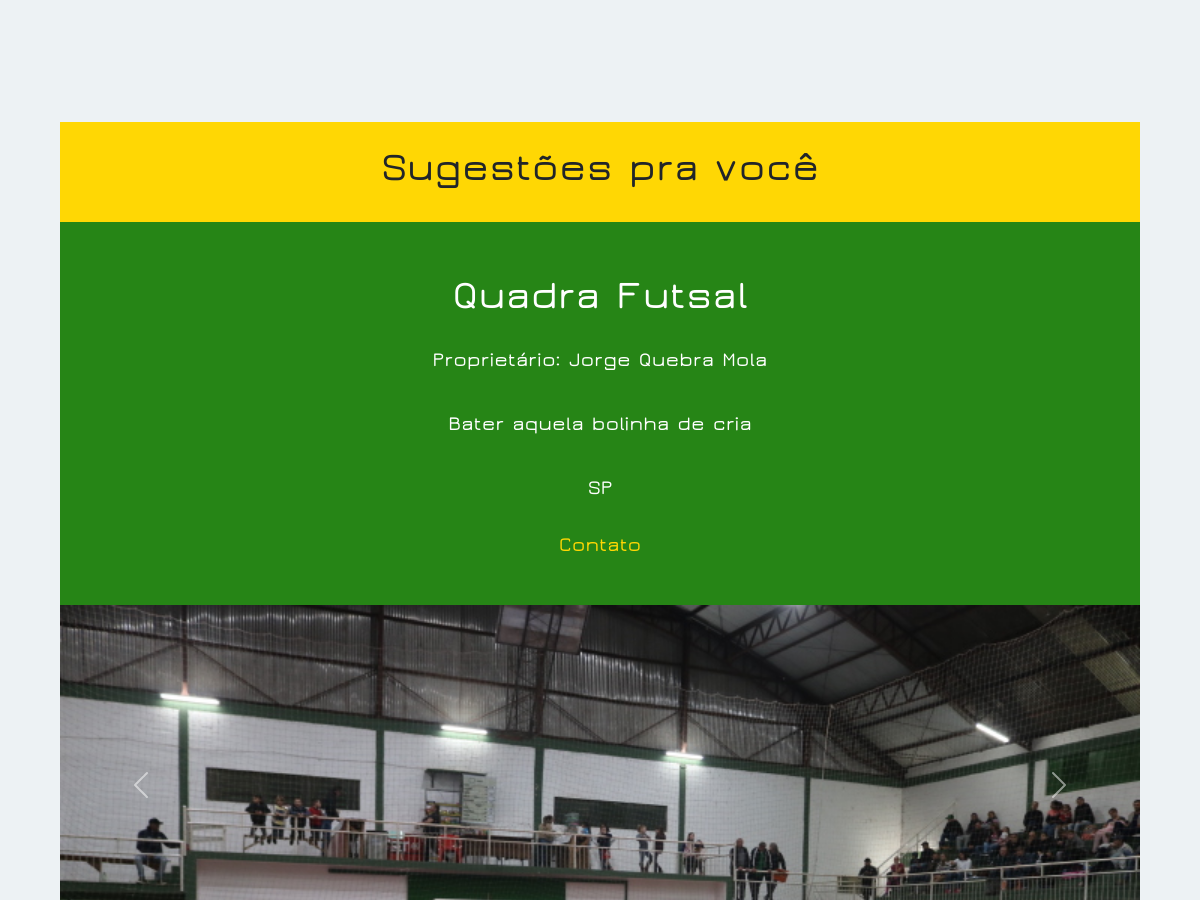
Before: / (middle part) with the older database file.
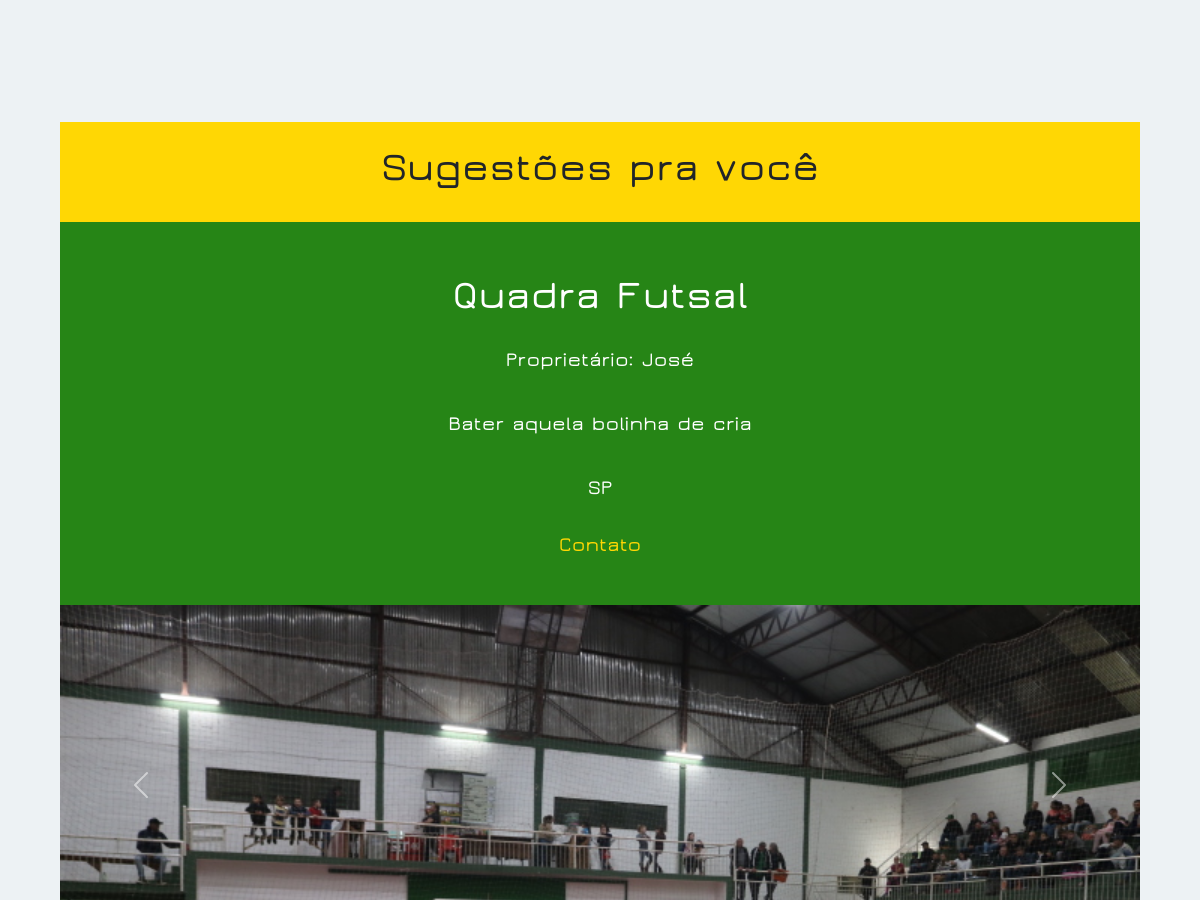
After: the same page with the newer database file.
### tables this page shows
CREATE TABLE `tb_local` (
  `id_local` int(11) NOT NULL,
  `nome_local` varchar(40) NOT NULL,
  `id_categoria` int(11) NOT NULL,
  `desc_local` varchar(70) NOT NULL,
  `telefone` varchar(15) NOT NULL,
  `cep` varchar(9) NOT NULL,
  `rua` varchar(50) NOT NULL,
  `numero` int(11) NOT NULL,
  `bairro` varchar(40) NOT NULL,
  `cidade` varchar(50) NOT NULL,
  `estado` varchar(2) NOT NULL,
  `id_cliente` int(11) NOT NULL,
  `img1` varchar(60) NOT NULL,
  `img2` varchar(60) NOT NULL,
  `img3` varchar(60) NOT NULL
);

CREATE TABLE `tb_locador` (
  `id_cliente` int(11) NOT NULL,
  `nome_cliente` varchar(32) NOT NULL,
  `email` varchar(50) NOT NULL,
  `doc` varchar(20) NOT NULL,
  `telefone` varchar(15) NOT NULL,
  `imagem` varchar(60) NOT NULL,
  `senha` varchar(40) NOT NULL
);

### query_index.php (called while the page is built, shortened)
<?php
require('connect.php');
$quadras = mysqli_query($con, "SELECT * FROM `tb_local` INNER JOIN `tb_categoria` ON `tb_local`.`id_categoria` = `tb_categoria`.`id_categoria` INNER JOIN `tb_locador` ON `tb_local`.`id_cliente` = `tb_locador`.`id_cliente` WHERE `id_local` = 1");
$quadra1 = mysqli_fetch_array($quadras);
?>

### index.php (the view, shortened to what this page needs)
<?php
include('menu.php');
require('query_index.php');
?>
<!DOCTYPE html>
<html lang="pt-br">
<head>
    <link rel="stylesheet" href="css/index.css">
    <link rel="stylesheet" href="css/query-index.css">
    <link
    rel="stylesheet"
    href="https://cdnjs.cloudflare.com/ajax/libs/animate.css/4.1.1/animate.min.css"
  />
</head>
<body>
    <div class="content-prin">
        <div class="locais">
        </div>
        <div class="sugestao-content">
            <div class="text-sugestao">
                <h1>Sugestões pra você</h1>
            </div>
            <div id="carouselExampleInterval" class="carousel slide" data-bs-ride="carousel">
                <div class="carousel-inner">
                    <div class="carousel-item active" data-bs-interval="2000500">
                        <div class="BD-element">
                            <div class="BD-box-left">
                                <div class="BD-box-left-text">
                                    <?php
                                    echo "<h1 id= pag>$quadra1[nome_local] </h1>";
                                    ?>
                                </div>
                                <div class="conteudo-BD-left">
                                    <?php
                                    echo "<h3 id= pag>Proprietário: $quadra1[nome_cliente] </h3>";
                                    echo "<h3 id= pag>$quadra1[desc_local] </h3>";
                                    echo "<h3 id= pag>$quadra1[estado] </h3>";
                                    ?>
                                    <div class="link-contato-BD">
                                    <?php echo "<a href=contato.php?id_local=$quadra1[id_local]>Contato</a>" ?>
                                    </div>
                                </div>
                            </div>
                            <div class="BD-box-right">
                                <div class="BD-box-right-img1">
                                    <?php
                                    echo "<p><img src=$quadra1[img1] height=100%></p>";
                                    ?>
                                </div>
                            </div>
                        </div>
                    </div>
                </div>
                <button class="carousel-control-prev" type="button" data-bs-target="#carouselExampleInterval" data-bs-slide="prev">
                    <span class="carousel-control-prev-icon" aria-hidden="true"></span>
                </button>
                <button class="carousel-control-next" type="button" data-bs-target="#carouselExampleInterval" data-bs-slide="next">
                    <span class="carousel-control-next-icon" aria-hidden="true"></span>
                </button>
            </div>
        </div>
    </div>
</body>
</html>

Changed rows visible on the page:
changed tb_local "Quadra Futsal": id_cliente.nome_cliente "Jorge Quebra Mola" → "José"
